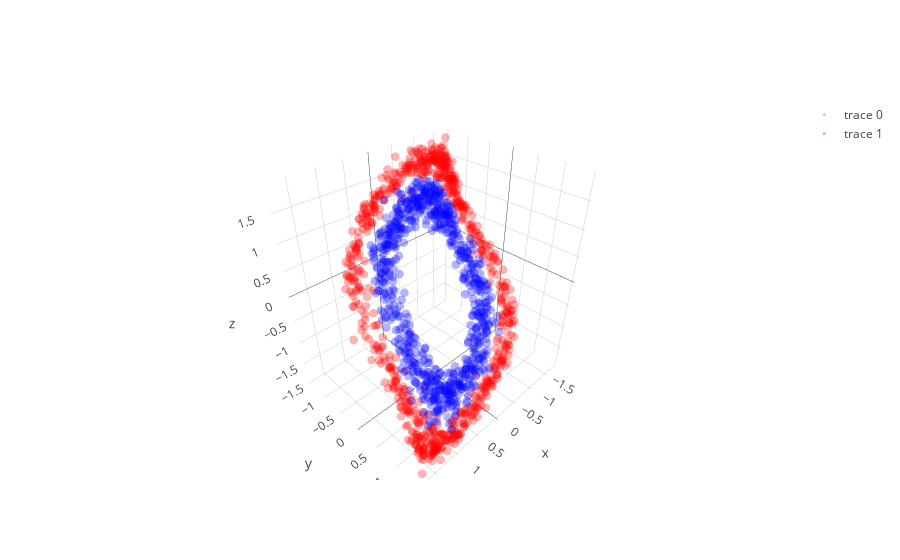
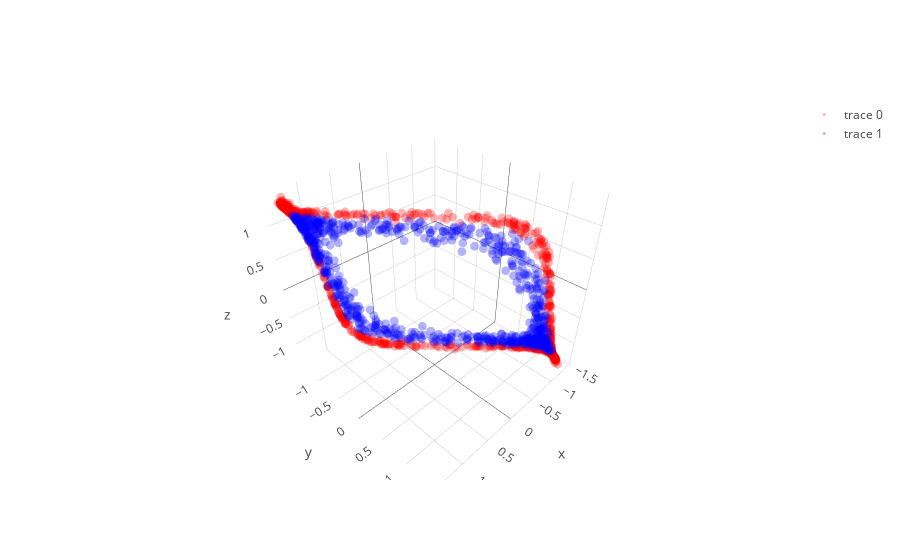

The notebook cell these images were saved under, in order:
### Code cell
learning_rate = 0.0008; beta1=0.999; beta2=0.999; adam_e = 1e-8 

l1 = PCA_layer(2,3)
l1b= batch_norm()
l2 = PCA_layer(3,3)
l2b= batch_norm()
l3 = PCA_layer(3,2)

mini_batch_size    = 20
training_iteration = 100

copyX = np.copy(X)
for iter in range(training_iteration):

    copyX = shuffle(copyX)
    for current_batch_index in range(0,len(X),mini_batch_size):
        current_batch = copyX[current_batch_index:current_batch_index+mini_batch_size]
        layer1,layer1_var = l1.feed_non(current_batch,0)
        layer1bn = l1b.feed(layer1)
        layer2,layer2_var = l2.feed_non(layer1bn,0)
        layer2bn = l2b.feed(layer2)
        layer3,layer3_var = l3.feed_linear(layer2bn)

        sys.stdout.write("Iter: " + str(iter) + " " + str(layer1_var.mean() + layer2_var.mean() + layer3_var.mean()) + '\r')
        sys.stdout.flush()
        
        grad3 = l3.back_linear()
        grad2bn = l2b.back(grad3)
        grad2 = l2.back_non(grad2bn,cancel=0,sign_value=1)
        grad1bn = l1b.back(grad2)
        grad1 = l1.back_non(grad1bn,cancel=0,sign_value=1)
   
layer1,layer1_var = l1.feed_non(X,0)
layer1bn = l1b.feed(layer1)
layer2,layer2_var = l2.feed_non(layer1bn,0)
layer2bn = l2b.feed(layer2)
layer3,layer3_var = l3.feed_linear(layer2bn)

trace1 = go.Scatter3d(
    x=layer1bn[y==0,0],
    y=layer1bn[y==0,1],
    z=layer1bn[y==0,2],
    mode='markers',
    line=dict(color='red',width=0.5),
    marker=dict(size=3,opacity=0.3)
)
trace2 = go.Scatter3d(
    x=layer1bn[y==1,0],
    y=layer1bn[y==1,1],
    z=layer1bn[y==1,2],
    mode='markers',
    line=dict(color='blue',width=0.5),
    marker=dict(size=3,opacity=0.3)
)
data = [trace1,trace2]
fig  = go.Figure(data=data)
iplot(fig)

trace1 = go.Scatter3d(
    x=layer2bn[y==0,0],
    y=layer2bn[y==0,1],
    z=layer2bn[y==0,2],
    mode='markers',
    line=dict(color='red',width=0.5),
    marker=dict(size=3,opacity=0.3)
)
trace2 = go.Scatter3d(
    x=layer2bn[y==1,0],
    y=layer2bn[y==1,1],
    z=layer2bn[y==1,2],
    mode='markers',
    line=dict(color='blue',width=0.5),
    marker=dict(size=3,opacity=0.3)
)
data = [trace1,trace2]
fig  = go.Figure(data=data)
iplot(fig)

plt.figure(figsize=(8,6))
plt.scatter(layer3[y==0, 0], layer3[y==0, 1], color='red', alpha=0.5)
plt.scatter(layer3[y==1, 0], layer3[y==1, 1], color='blue', alpha=0.5)
plt.show()

### Figure 1 — Plotly figure (JSON) as saved in the notebook; plotly's stock layout.template omitted (floating-point values rounded to 4 significant figures; data arrays with more than 128 entries replaced by an {"elided": "..."} marker saying what was removed)
{"data": [{"line": {"color": "red", "width": 0.5}, "marker": {"opacity": 0.3, "size": 3}, "mode": "markers", "type": "scatter3d", "uid": "3a407e58-7bc3-47d8-ae4e-4a39a73d8bdb", "x": {"elided": "750 float values"}, "y": {"elided": "750 float values"}, "z": {"elided": "750 float values"}}, {"line": {"color": "blue", "width": 0.5}, "marker": {"opacity": 0.3, "size": 3}, "mode": "markers", "type": "scatter3d", "uid": "581f151a-ddae-475c-94ed-315119bf2420", "x": {"elided": "750 float values"}, "y": {"elided": "750 float values"}, "z": {"elided": "750 float values"}}], "layout": {}}

### Figure 2 — Plotly figure (JSON) as saved in the notebook; plotly's stock layout.template omitted (floating-point values rounded to 4 significant figures; data arrays with more than 128 entries replaced by an {"elided": "..."} marker saying what was removed)
{"data": [{"line": {"color": "red", "width": 0.5}, "marker": {"opacity": 0.3, "size": 3}, "mode": "markers", "type": "scatter3d", "uid": "bd3ef6ed-3a16-485c-9f4f-25c286ea6641", "x": {"elided": "750 float values"}, "y": {"elided": "750 float values"}, "z": {"elided": "750 float values"}}, {"line": {"color": "blue", "width": 0.5}, "marker": {"opacity": 0.3, "size": 3}, "mode": "markers", "type": "scatter3d", "uid": "1d9f743d-969c-4291-9b10-83c8f3b4aee3", "x": {"elided": "750 float values"}, "y": {"elided": "750 float values"}, "z": {"elided": "750 float values"}}], "layout": {}}
